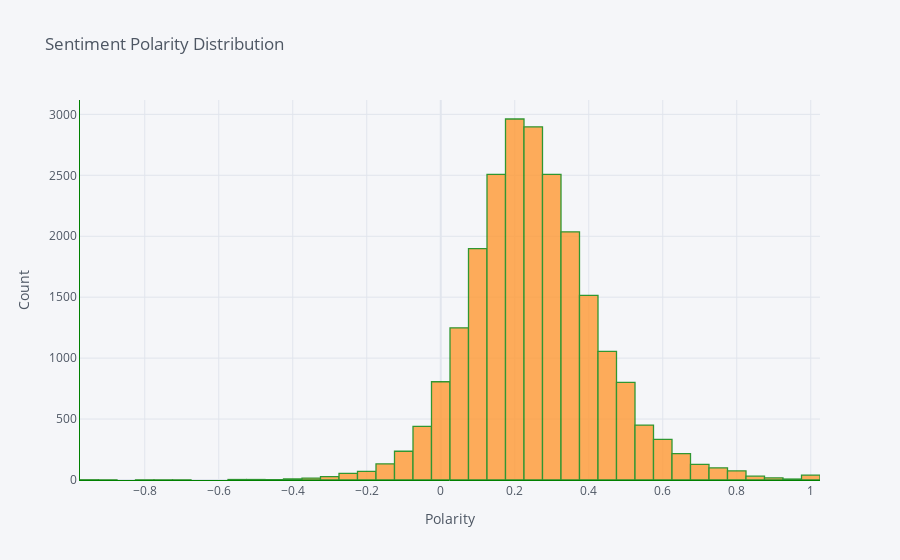

The notebook cell saved with this chart:
### Code cell
df['Polarity'].iplot(
kind='hist',
    bins=50,
    xTitle='Polarity',
    linecolor='green',
    yTitle='Count',
    title='Sentiment Polarity Distribution')

### Figure 1 — Plotly figure (JSON) as saved in the notebook; plotly's stock layout.template omitted (floating-point values rounded to 4 significant figures; data arrays with more than 128 entries replaced by an {"elided": "..."} marker saying what was removed)
{"data": [{"histfunc": "count", "histnorm": "", "marker": {"color": "rgba(255, 153, 51, 1.0)", "line": {"color": "#008000", "width": 1.3}}, "name": "Polarity", "nbinsx": 50, "opacity": 0.8, "orientation": "v", "type": "histogram", "x": {"elided": "22641 float values"}}], "layout": {"barmode": "overlay", "legend": {"bgcolor": "#F5F6F9", "font": {"color": "#4D5663"}}, "paper_bgcolor": "#F5F6F9", "plot_bgcolor": "#F5F6F9", "title": {"font": {"color": "#4D5663"}, "text": "Sentiment Polarity Distribution"}, "xaxis": {"gridcolor": "#E1E5ED", "linecolor": "green", "showgrid": true, "tickfont": {"color": "#4D5663"}, "title": {"font": {"color": "#4D5663"}, "text": "Polarity"}, "zerolinecolor": "#E1E5ED"}, "yaxis": {"gridcolor": "#E1E5ED", "linecolor": "green", "showgrid": true, "tickfont": {"color": "#4D5663"}, "title": {"font": {"color": "#4D5663"}, "text": "Count"}, "zerolinecolor": "#E1E5ED"}}}
